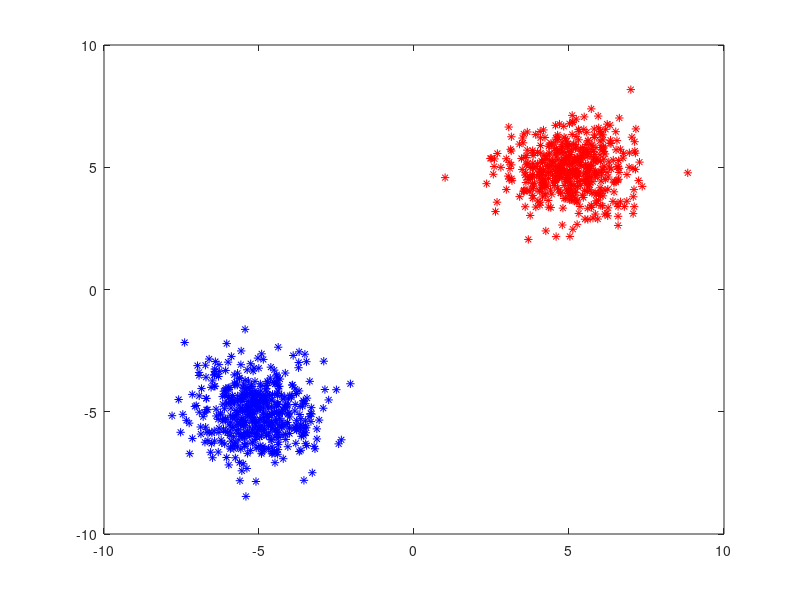

The MATLAB source for this figure:
close all 
clear all
clc
m_neg = 500;
m_pos = 500;
m = m_neg + m_pos; 
n = 2;

% positive samples
mu_pos = [5 5];
sigma_pos = [1 0; 0 1];
pos_samples = mvnrnd(mu_pos,sigma_pos,m_pos);
plot(pos_samples(:,1),pos_samples(:,2),'r*')
hold on

% negative samples
mu_neg = [-5 -5];
sigma_neg = [1 0; 0 1];
neg_samples = mvnrnd(mu_neg,sigma_neg,m_neg);
plot(neg_samples(:,1),neg_samples(:,2),'b*')

% aggregate samples and labels
y_pos = ones(m_pos,1);
y_neg = -1 * ones(m_neg,1);
y = [y_pos;y_neg];

samples = [pos_samples;neg_samples];
save('2D_data_hsvm.mat','samples','y');